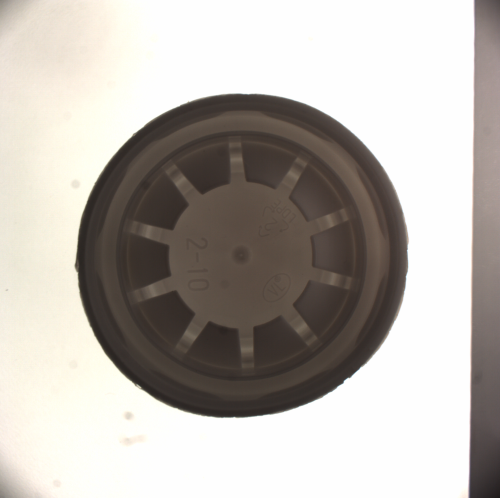
#> input picture images/sample_cam1.png, 1000 x 995 px, found by its file name (shown at 1/2 size)
$ python mutil_matching_circle.py
#> lines starting #> are read from the running program, lines starting #| are printed output that depends on the picture; after the words box and inside, x2 and y2 are one past the last pixel; in counts of white or black regions, pixels touching at a corner belong together
import cv2
import numpy as np
import time

# --- Xoay ảnh quanh tâm ---
def rotate_image_keep_all(img: np.ndarray, angle: float, borderValue=(0, 0, 0)):
    (h, w) = img.shape[:2]
    center = (w // 2, h // 2)
    M = cv2.getRotationMatrix2D(center, angle, 1.0)
    rotated = cv2.warpAffine(img, M, (w, h), flags=cv2.INTER_LINEAR, borderValue=borderValue)
    return rotated, (h, w)

# --- Matching theo hướng coarse → refine ---
def circle_template_match(scene_path, template_path,
                          coarse_step=20, refine_step=2,
                          coarse_scale=0.5, threshold=0.7,
                          max_candidates=10, max_objects=3):


    # 1️⃣ Load ảnh
#> called with scene_path = 'images\\sample_cam1.png', template_path = 'images\\saved_sample.png', coarse_step = 20, refine_step = 2, coarse_scale = 0.5, threshold = 0.7, max_candidates = 10, max_objects = 3
    scene = cv2.imread(scene_path, cv2.IMREAD_GRAYSCALE)
#> scene: shape (995, 1000); min 27, max 254, mean 179.8
    template = cv2.imread(template_path, cv2.IMREAD_GRAYSCALE)
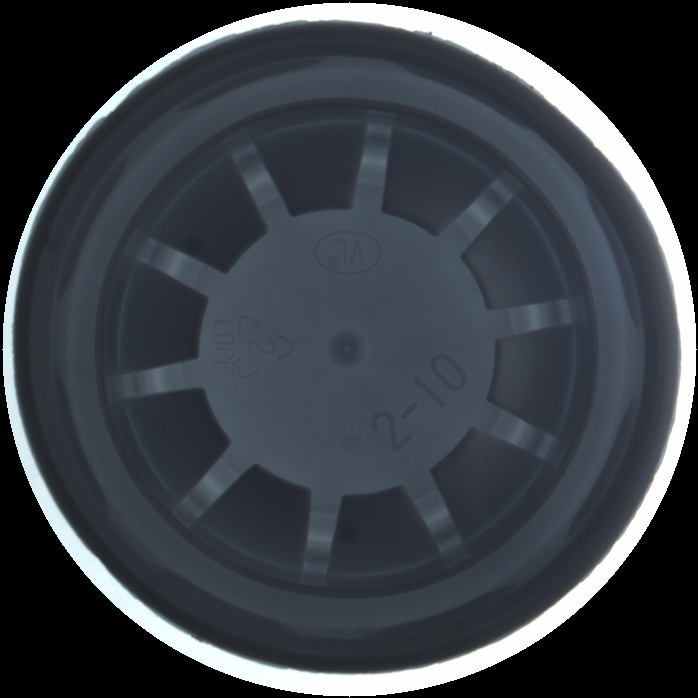
#> input picture images/saved_sample.png, 698 x 698 px, found by its file name
#> template: shape (698, 698); min 0, max 254, mean 61.8
    if scene is None or template is None:
        raise ValueError("Không đọc được ảnh scene hoặc template.")

    print(f"Scene: {scene.shape}, Template: {template.shape}")
#| Scene: (995, 1000), Template: (698, 698)

    # 2️⃣ Giảm kích thước để chạy coarse nhanh hơn
    small_scene = cv2.resize(scene, (0, 0), fx=coarse_scale, fy=coarse_scale)
    small_template = cv2.resize(template, (0, 0), fx=coarse_scale, fy=coarse_scale)


    print("🌀 [COARSE] scanning...")
    t0 = time.time()

    all_boxes, all_scores, all_angles = [], [], []
    angles = np.arange(0, 360, coarse_step)

   # --- Tạo mask tròn từ small_template (1-channel) ---
    h, w = small_template.shape[:2]
#> h = 349; w = 349
    center = (w // 2, h // 2)
#> center = (174, 174)
    radius = max(1, min(center) - 5)
#> radius = 169
    mask_base = np.zeros((h, w), dtype=np.uint8)        # <-- 1 channel
    cv2.circle(mask_base, center, radius, 255, -1)
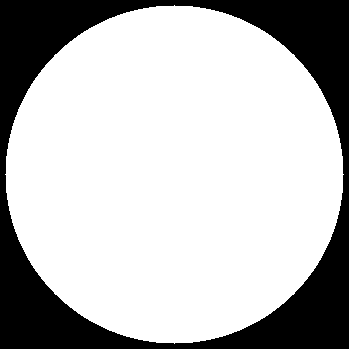
#> mask_base: shape (349, 349); 73.6% white; 1 black region, box (x1, y1, x2, y2) and area: (0, 0, 349, 349) 32128

    # 4️⃣ Quét thô các góc
    for angle in angles:
        rotated_t, (tw, th) = rotate_image_keep_all(small_template, angle)


        # cv2.imshow('hhh', rotated_t)
        # cv2.waitKey(0)

        if tw > small_scene.shape[1] or th > small_scene.shape[0]:
            continue

        res = cv2.matchTemplate(small_scene, rotated_t, cv2.TM_CCOEFF_NORMED, mask= mask_base)
        loc = np.where(res >= threshold)
        for pt in zip(*loc[::-1]):
            all_boxes.append([pt[0], pt[1], pt[0] + tw, pt[1] + th])
            all_scores.append(float(res[pt[1], pt[0]]))
            all_angles.append(angle)
#> this loop made 18 passes
#> loc on passes 1 to 12: 45 positions, rows 79 to 85, columns 67 to 76, 88 positions, rows 76 to 85, columns 66 to 78, 104 positions, rows 74 to 84, columns 65 to 77, 92 positions, rows 73 to 83, columns 64 to 75, 78 positions, rows 73 to 83, columns 64 to 73, 27 positions, rows 76 to 81, columns 64 to 69, ([78, 79], [63, 64]), (empty array, empty array), (empty array, empty array), ([81, 82, 82, 82, 82], [64, 62, 63, 64, 65]), 66 positions, rows 80 to 87, columns 57 to 68, 89 positions, rows 80 to 89, columns 58 to 69
#> pass 1, in circle_template_match, `res = cv2.matchTemplate(small_scene, rotated_t, cv2.TM_CCOEFF_NORMED, ..`:
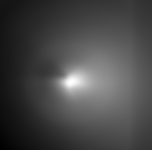
#> res: shape (150, 152) float32; min -0.0696, max 0.743, mean 0.16; drawn with min black and max white
#> after the loop, all_angles = 769 values from 0 to 300; all_boxes = 769 items, first 6: [70, 79, 419, 428], [71, 79, 420, 428], [72, 79, 421, 428], [73, 79, 422, 428], [74, 79, 423, 428], [68, 80, 417, 429]; all_scores = 769 values, max 0.899 at index 538, min 0.7 at index 106, mean 0.766

    if not all_boxes:
        print("❌ Không có vùng vượt ngưỡng coarse.")
        return []

    # 5️⃣ Lọc ứng viên bằng NMS
    keep = cv2.dnn.NMSBoxes(all_boxes, all_scores, threshold, 0.3)
#> keep = [538]
    keep = sorted(keep.flatten(), key=lambda i: all_scores[i], reverse=True)[:max_candidates]

    coarse_candidates = []
    for i in keep:
        x1, y1, x2, y2 = np.array(all_boxes[i]) / coarse_scale
        coarse_candidates.append({
            "box": [int(x1), int(y1), int(x2), int(y2)],
            "angle": all_angles[i],
            "score": all_scores[i]
        })
#> this loop made 1 pass
#> (i, x1, y1, x2, y2) on pass 1: (538, 130, 166, 828, 864)
#> after the loop, coarse_candidates = 1 item

    print(f"✅ [COARSE] {len(coarse_candidates)} candidates → refine")
#| ✅ [COARSE] 1 candidates → refine

    # --- Tạo mask tròn từ small_template (1-channel) ---
    h, w = template.shape[:2]
#> h = 698; w = 698
    center = (w // 2, h // 2)
#> center = (349, 349)
    radius = max(1, min(center) - 5)
#> radius = 344
    mask_base = np.zeros((h, w), dtype=np.uint8)        # <-- 1 channel
    cv2.circle(mask_base, center, radius, 255, -1)
#> mask_base: shape (698, 698); 76.3% white; 1 black region, box (x1, y1, x2, y2) and area: (0, 0, 698, 698) 115455

    # 6️⃣ Quét tinh
    refine_results = []
    for c in coarse_candidates:
        x1, y1, x2, y2 = c["box"]
        angle_c = c["angle"]

        roi = scene[max(0, y1 - 30):min(scene.shape[0], y2 + 30),
                    max(0, x1 - 30):min(scene.shape[1], x2 + 30)]
        if roi.size == 0:
            continue

        best = None
        for a in np.arange(angle_c - 10, angle_c + 10 + 1, refine_step):
            rotated_t, (tw, th) = rotate_image_keep_all(template, a)
            if tw > roi.shape[1] or th > roi.shape[0]:
                continue

            res = cv2.matchTemplate(roi, rotated_t, cv2.TM_CCOEFF_NORMED, mask= mask_base)
            _, max_val, _, max_loc = cv2.minMaxLoc(res)
            if max_val < threshold:
                continue

            abs_loc = (max_loc[0] + x1 - 30, max_loc[1] + y1 - 30)
            if (best is None) or (max_val > best["score"]):
                best = {
                    "box": [abs_loc[0], abs_loc[1], abs_loc[0] + tw, abs_loc[1] + th],
                    "angle": a,
                    "score": max_val
                }

        if best:
            refine_results.append(best)
#> this loop made 1 pass
#> (c, x1, y1, x2, y2, angle_c) on pass 1: ({'box': [130, 166, 828, 864], 'angle': 220, 'score': 0.899}, 130, 166, 828, 864, 220)
#> pass 1, in circle_template_match, `roi = scene[max(0, y1 - 30):min(scene.shape[0], y2 + 30), max(0, x1 - ..`:
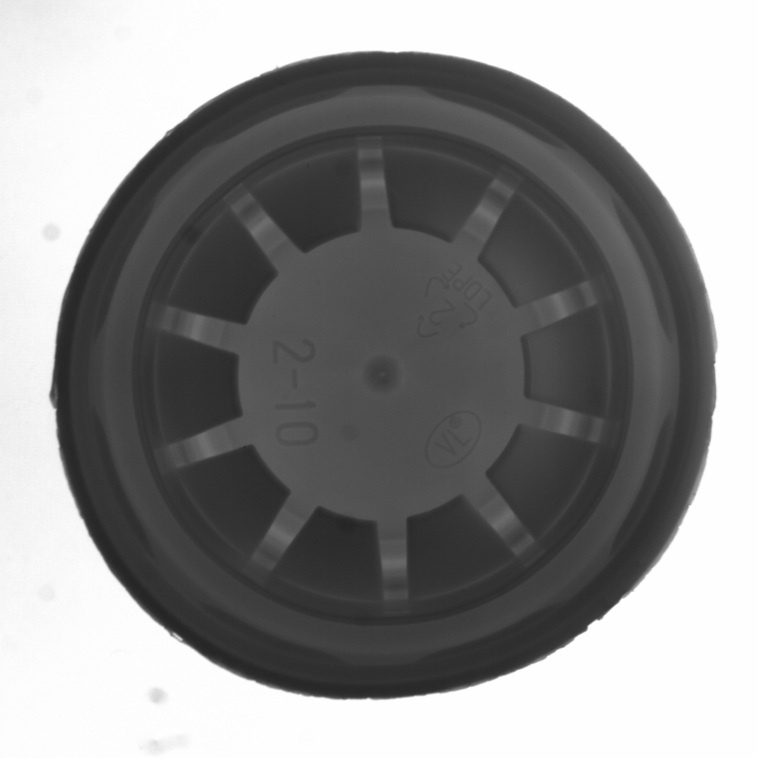
#> roi: shape (758, 758); min 37, max 254, mean 142.3
#> pass 1, in rotate_image_keep_all (call 21), `rotated = cv2.warpAffine(img, M, (w, h), flags=cv2.INTER_LINEAR, borde..`:
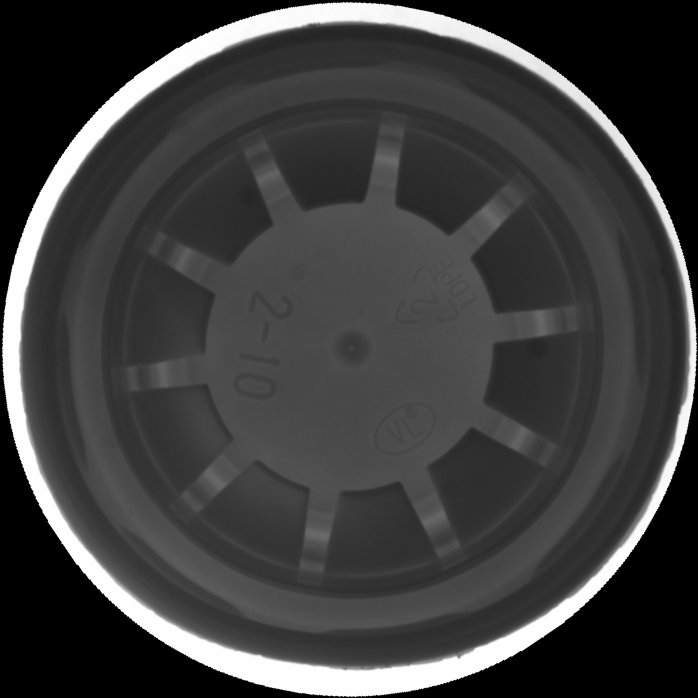
#> rotated: shape (698, 698); min 0, max 254, mean 61.8
#> after the loop:
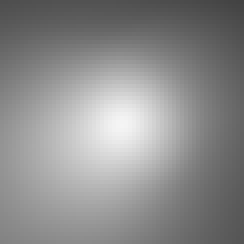
#> res: shape (61, 61) float32 (shown 4 times larger); min 0.261, max 0.961, mean 0.551
#> after the loop, refine_results = 1 item

    if not refine_results:
        print("❌ Không có refine result.")
        return []

    boxes = [r["box"] for r in refine_results]
#> boxes = [[130, 166, 828, 864]]
    scores = [r["score"] for r in refine_results]
#> scores = [0.965]
    keep = cv2.dnn.NMSBoxes(boxes, scores, threshold, 0.3)
#> keep = [0]
    keep = sorted(keep.flatten(), key=lambda i: scores[i], reverse=True)[:max_objects]

    results = [refine_results[i] for i in keep]
#> results = 1 item
    print(f"✅ [REFINE] giữ lại {len(results)} đối tượng. ⏱ {time.time()-t0:.2f}s")

    # 7️⃣ Hiển thị kết quả
    vis = cv2.cvtColor(scene, cv2.COLOR_GRAY2BGR)
    for r in results:
        x1, y1, x2, y2 = map(int, r["box"])
        cx = int((x1 + x2) / 2)
        cy = int((y1 + y2) / 2)
        # Vẽ hình tròn
        cv2.circle(vis, (cx, cy), radius, (0, 255, 0), 3)
        cv2.putText(vis, f"{r['angle']:.1f}° ({r['score']:.2f})",
                    (cx - radius, cy - radius - 10),
                    cv2.FONT_HERSHEY_SIMPLEX, 0.7, (0, 0, 255), 2)
#> this loop made 1 pass
#> (r, x1, y1, x2, y2, cx, cy) on pass 1: ({'box': [130, 166, 828, 864], 'angle': 228, 'score': 0.965}, 130, 166, 828, 864, 479, 515)
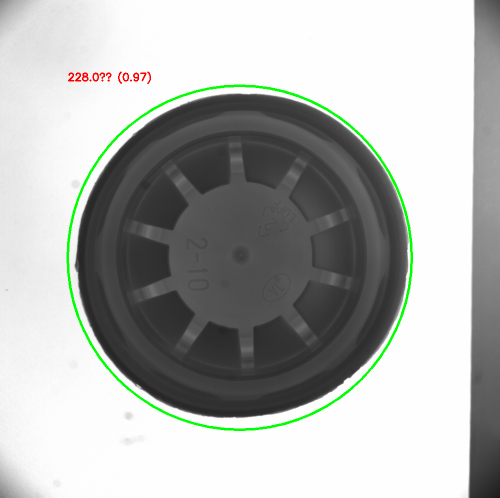
#> vis: shape (995, 1000, 3) (shown at 1/2 size); mean B, G, R 176.8, 179.5, 177.1

    cv2.imshow("Result", vis)
    cv2.waitKey(0)
    cv2.destroyAllWindows()

    # return results

# ----------------------------
# 🧩 Test chương trình
# ----------------------------
if __name__ == "__main__":
    scene_path = r"images\sample_cam1.png"
    template_path = r"images\saved_sample.png"
    circle_template_match(scene_path, template_path)
